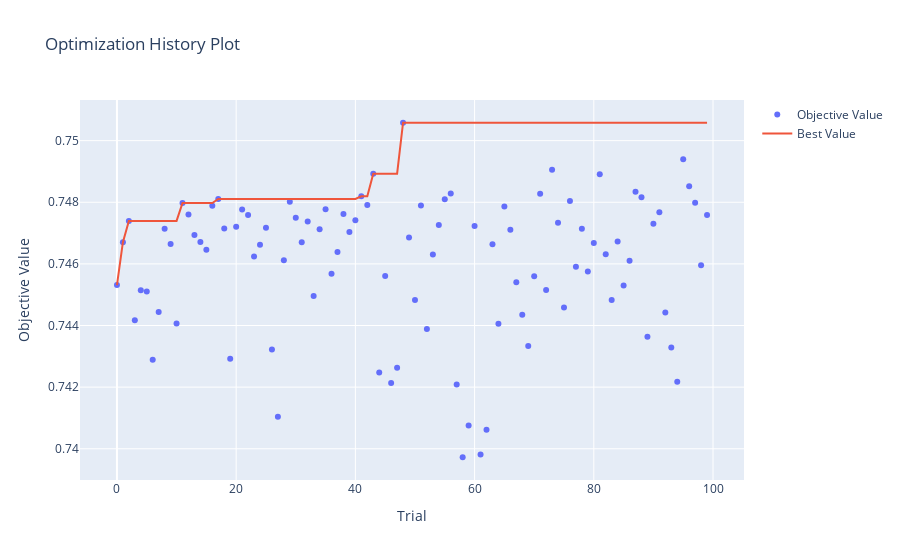
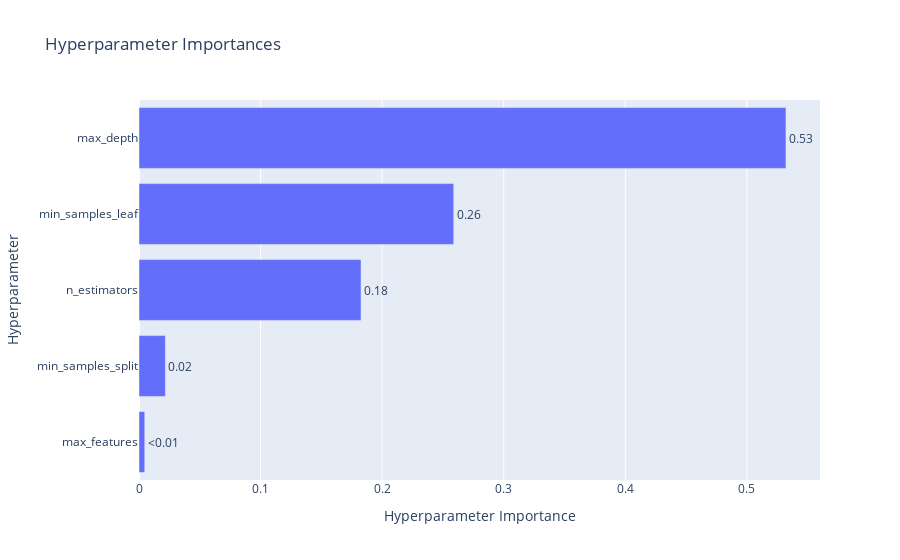

Here is the notebook cell these charts were saved with, in order:
### Code cell
print(f"Лучшие параметры для Random Forest:")
print(study_rf.best_params)
print(f"Лучший ROC-AUC: {study_rf.best_value:.4f}")

fig = optuna.visualization.plot_optimization_history(study_rf)
fig.show()

fig = optuna.visualization.plot_param_importances(study_rf)
fig.show()
